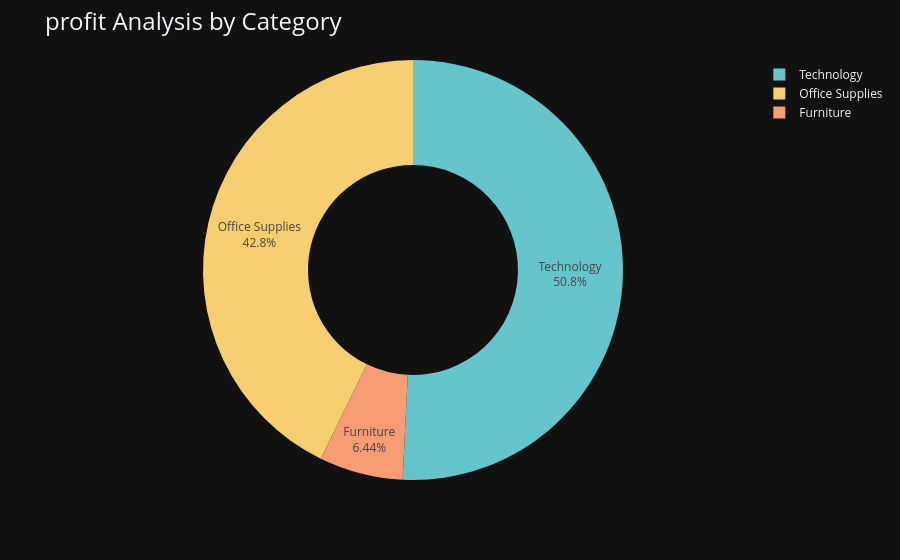

Source (notebook cell):
### Code cell
fig = px.pie(profit_by_category,
             values='Profit',
             names='Category',
             hole=0.5,
             color_discrete_sequence=px.colors.qualitative.Pastel)
fig.update_traces(textposition ='inside', textinfo ='percent+label')
fig.update_layout(title_text= 'profit Analysis by Category', title_font = dict(size=24))
fig.show()

### Figure 1 — Plotly figure (JSON) as saved in the notebook; plotly's stock layout.template omitted (floating-point values rounded to 4 significant figures)
{"data": [{"domain": {"x": [0.0, 1.0], "y": [0.0, 1.0]}, "hole": 0.5, "hovertemplate": "Category=%{label}<br>Profit=%{value}<extra></extra>", "labels": ["Furniture", "Office Supplies", "Technology"], "legendgroup": "", "name": "", "showlegend": true, "values": [18450.0, 122500.0, 145500.0], "type": "pie", "textinfo": "percent+label", "textposition": "inside"}], "layout": {"legend": {"tracegroupgap": 0}, "margin": {"t": 60}, "piecolorway": ["rgb(102, 197, 204)", "rgb(246, 207, 113)", "rgb(248, 156, 116)", "rgb(220, 176, 242)", "rgb(135, 197, 95)", "rgb(158, 185, 243)", "rgb(254, 136, 177)", "rgb(201, 219, 116)", "rgb(139, 224, 164)", "rgb(180, 151, 231)", "rgb(179, 179, 179)"], "title": {"font": {"size": 24}, "text": "profit Analysis by Category"}}}
